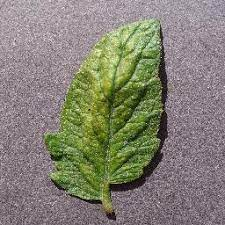
#> input picture images/images.jpg, 225 x 225 px
$ python overlay.py
#> lines starting #> are read from the running program, lines starting #| are printed output that depends on the picture; after the words box and inside, x2 and y2 are one past the last pixel; in counts of white or black regions, pixels touching at a corner belong together
import cv2

image = cv2.imread('../images/images.jpg')
#> image is the input picture: shape (225, 225, 3); mean B, G, R 116, 129.6, 132.5
image2 = cv2.imread('../images/detect.png')
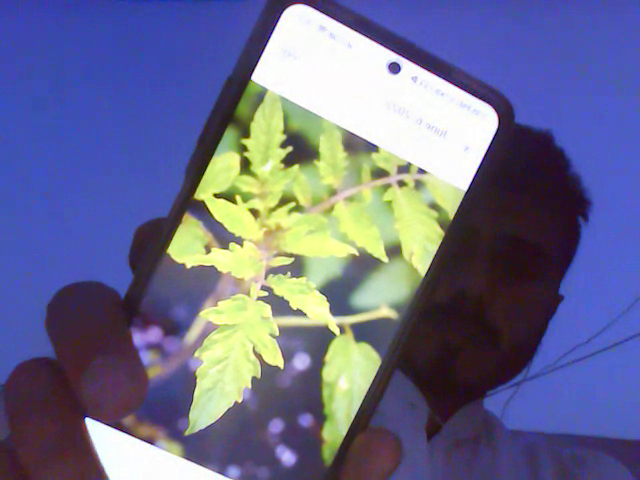
#> input picture images/detect.png, 640 x 480 px
#> image2 is the input picture: shape (480, 640, 3); mean B, G, R 140.2, 108.6, 106.2
image2 = cv2.resize(image2, dsize=(100, 100))
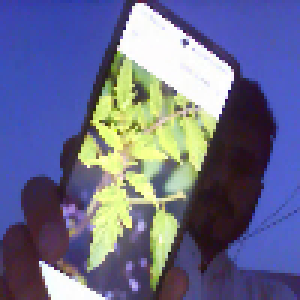
#> image2: shape (100, 100, 3) (shown 3 times larger); mean B, G, R 140.1, 108.5, 106.1

image[50:150, 50:150]=image2
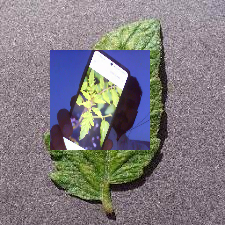
#> image: shape (225, 225, 3); 19.75% of pixels changed, all inside (x1, y1, x2, y2) = (50, 50, 150, 150)
cv2.imshow('img', image)

cv2.waitKey()
